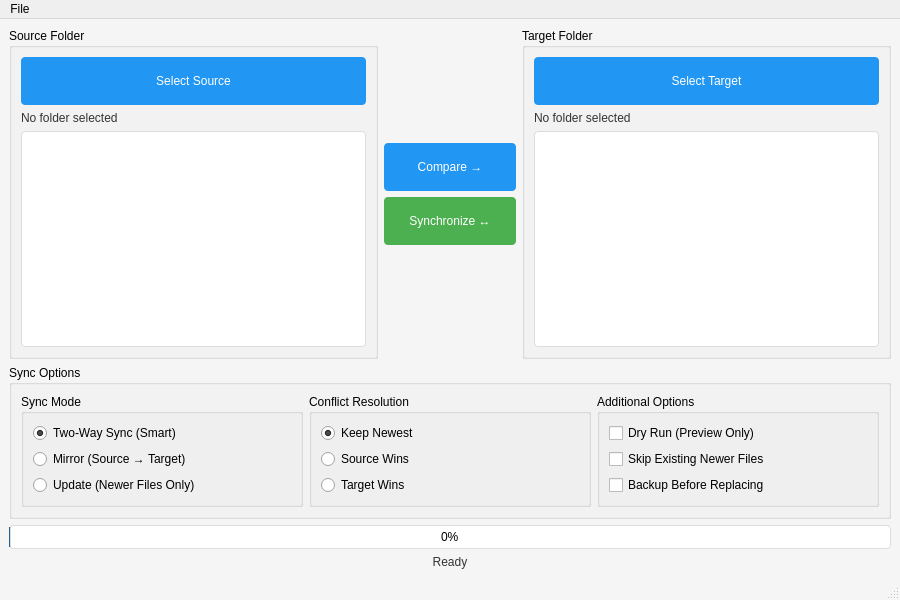
<?xml version="1.0" encoding="UTF-8"?>
<ui version="4.0">
 <class>MainWindow</class>
 <widget class="QMainWindow" name="MainWindow">
  <property name="geometry">
   <rect>
    <x>0</x>
    <y>0</y>
    <width>900</width>
    <height>600</height>
   </rect>
  </property>
  <property name="minimumSize">
   <size>
    <width>900</width>
    <height>600</height>
   </size>
  </property>
  <property name="windowTitle">
   <string>Folder Synchronization Tool</string>
  </property>
  <property name="styleSheet">
   <string notr="true">QMainWindow {
    background-color: #f5f5f5;
}
QPushButton {
    background-color: #2196F3;
    color: white;
    border: none;
    padding: 8px 16px;
    border-radius: 4px;
    min-width: 100px;
    min-height: 32px;
}
QPushButton:hover {
    background-color: #1976D2;
}
QPushButton:pressed {
    background-color: #0D47A1;
}
QPushButton#sync_pushButton {
    background-color: #4CAF50;
}
QPushButton#sync_pushButton:hover {
    background-color: #388E3C;
}
QLabel {
    color: #333333;
    font-size: 12px;
}
QListView {
    background-color: white;
    border: 1px solid #ddd;
    border-radius: 4px;
    padding: 4px;
}
QProgressBar {
    border: 1px solid #ddd;
    border-radius: 4px;
    text-align: center;
}</string>
  </property>
  <widget class="QWidget" name="centralwidget">
   <layout class="QVBoxLayout" name="verticalLayout">
    <item>
     <layout class="QHBoxLayout" name="horizontalLayout">
      <item>
       <widget class="QGroupBox" name="left_group">
        <property name="title">
         <string>Source Folder</string>
        </property>
        <layout class="QVBoxLayout" name="verticalLayout_2">
         <item>
          <widget class="QPushButton" name="select_left_pushButton">
           <property name="text">
            <string>Select Source</string>
           </property>
          </widget>
         </item>
         <item>
          <widget class="QLabel" name="left_directory_label">
           <property name="text">
            <string>No folder selected</string>
           </property>
           <property name="wordWrap">
            <bool>true</bool>
           </property>
          </widget>
         </item>
         <item>
          <widget class="QListView" name="left_listView"/>
         </item>
        </layout>
       </widget>
      </item>
      <item>
       <layout class="QVBoxLayout" name="center_layout">
        <item>
         <spacer name="verticalSpacer">
          <property name="orientation">
           <enum>Qt::Vertical</enum>
          </property>
          <property name="sizeHint" stdset="0">
           <size>
            <width>20</width>
            <height>40</height>
           </size>
          </property>
         </spacer>
        </item>
        <item>
         <widget class="QPushButton" name="compare_pushButton">
          <property name="text">
           <string>Compare →</string>
          </property>
         </widget>
        </item>
        <item>
         <widget class="QPushButton" name="sync_pushButton">
          <property name="text">
           <string>Synchronize ↔</string>
          </property>
         </widget>
        </item>
        <item>
         <spacer name="verticalSpacer_2">
          <property name="orientation">
           <enum>Qt::Vertical</enum>
          </property>
          <property name="sizeHint" stdset="0">
           <size>
            <width>20</width>
            <height>40</height>
           </size>
          </property>
         </spacer>
        </item>
       </layout>
      </item>
      <item>
       <widget class="QGroupBox" name="right_group">
        <property name="title">
         <string>Target Folder</string>
        </property>
        <layout class="QVBoxLayout" name="verticalLayout_3">
         <item>
          <widget class="QPushButton" name="select_right_pushButton">
           <property name="text">
            <string>Select Target</string>
           </property>
          </widget>
         </item>
         <item>
          <widget class="QLabel" name="right_directory_label">
           <property name="text">
            <string>No folder selected</string>
           </property>
           <property name="wordWrap">
            <bool>true</bool>
           </property>
          </widget>
         </item>
         <item>
          <widget class="QListView" name="right_listView"/>
         </item>
        </layout>
       </widget>
      </item>
     </layout>
    </item>
    <item>
     <widget class="QGroupBox" name="options_group">
      <property name="title">
       <string>Sync Options</string>
      </property>
      <layout class="QHBoxLayout" name="horizontalLayout_2">
       <item>
        <widget class="QGroupBox" name="sync_mode_group">
         <property name="title">
          <string>Sync Mode</string>
         </property>
         <layout class="QVBoxLayout" name="verticalLayout_4">
          <item>
           <widget class="QRadioButton" name="two_way_radio">
            <property name="text">
             <string>Two-Way Sync (Smart)</string>
            </property>
            <property name="checked">
             <bool>true</bool>
            </property>
            <property name="toolTip">
             <string>Synchronize newer files in both directions</string>
            </property>
           </widget>
          </item>
          <item>
           <widget class="QRadioButton" name="mirror_radio">
            <property name="text">
             <string>Mirror (Source → Target)</string>
            </property>
            <property name="toolTip">
             <string>Make target folder identical to source</string>
            </property>
           </widget>
          </item>
          <item>
           <widget class="QRadioButton" name="update_radio">
            <property name="text">
             <string>Update (Newer Files Only)</string>
            </property>
            <property name="toolTip">
             <string>Only copy newer files, don't delete anything</string>
            </property>
           </widget>
          </item>
         </layout>
        </widget>
       </item>
       <item>
        <widget class="QGroupBox" name="conflict_group">
         <property name="title">
          <string>Conflict Resolution</string>
         </property>
         <layout class="QVBoxLayout" name="verticalLayout_5">
          <item>
           <widget class="QRadioButton" name="newest_radio">
            <property name="text">
             <string>Keep Newest</string>
            </property>
            <property name="checked">
             <bool>true</bool>
            </property>
           </widget>
          </item>
          <item>
           <widget class="QRadioButton" name="source_radio">
            <property name="text">
             <string>Source Wins</string>
            </property>
           </widget>
          </item>
          <item>
           <widget class="QRadioButton" name="target_radio">
            <property name="text">
             <string>Target Wins</string>
            </property>
           </widget>
          </item>
         </layout>
        </widget>
       </item>
       <item>
        <widget class="QGroupBox" name="additional_options_group">
         <property name="title">
          <string>Additional Options</string>
         </property>
         <layout class="QVBoxLayout" name="verticalLayout_6">
          <item>
           <widget class="QCheckBox" name="dry_run_checkbox">
            <property name="text">
             <string>Dry Run (Preview Only)</string>
            </property>
            <property name="toolTip">
             <string>Show what would happen without making changes</string>
            </property>
           </widget>
          </item>
          <item>
           <widget class="QCheckBox" name="skip_newer_checkbox">
            <property name="text">
             <string>Skip Existing Newer Files</string>
            </property>
           </widget>
          </item>
          <item>
           <widget class="QCheckBox" name="backup_checkbox">
            <property name="text">
             <string>Backup Before Replacing</string>
            </property>
           </widget>
          </item>
         </layout>
        </widget>
       </item>
      </layout>
     </widget>
    </item>
    <item>
     <widget class="QProgressBar" name="progress_bar">
      <property name="value">
       <number>0</number>
      </property>
     </widget>
    </item>
    <item>
     <widget class="QLabel" name="status_label">
      <property name="text">
       <string>Ready</string>
      </property>
      <property name="alignment">
       <set>Qt::AlignCenter</set>
      </property>
     </widget>
    </item>
   </layout>
  </widget>
  <widget class="QMenuBar" name="menubar">
   <property name="geometry">
    <rect>
     <x>0</x>
     <y>0</y>
     <width>796</width>
     <height>18</height>
    </rect>
   </property>
   <widget class="QMenu" name="menuExit">
    <property name="title">
     <string>File</string>
    </property>
    <addaction name="actionExit"/>
   </widget>
   <addaction name="menuExit"/>
  </widget>
  <widget class="QStatusBar" name="statusbar"/>
  <action name="actionExit">
   <property name="text">
    <string>Exit</string>
   </property>
   <property name="shortcut">
    <string>Ctrl+Q</string>
   </property>
   <property name="toolTip">
    <string>Exit the application</string>
   </property>
  </action>
 </widget>
 <resources/>
 <connections/>
</ui>
